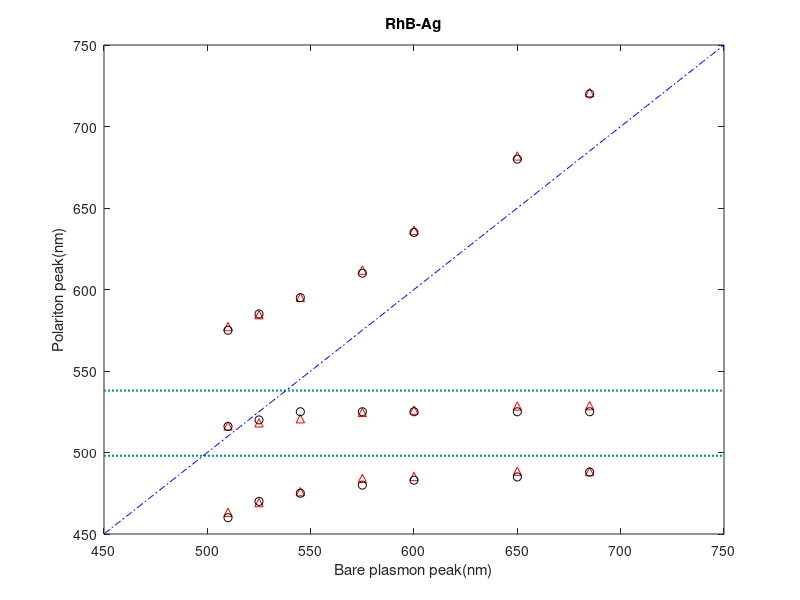

Write the MATLAB code that produced this figure.
% 【自动调整简并耦合参数D 单染料-银膜耦合】

clear; clc;

I=eye(3);
darkGreen = [4 157 107]/255; lw = 1.5;

He=1239.841;	% 波长和能量换算常数 （nm->eV, E=hc/lamda）
L=[498 538];	% 纯染料峰波长 [左 右]
E=He./L;

fid=fopen('Exp3.txt','r');       % 从文件读取实验数据
Exp=fscanf(fid,'%f',[4,inf]);
Exp=Exp';
N=length(Exp(:,1));

DS=0.2.*ones(N);

p=0.0001;       % 拟合调整步长
d=1;            % 拟合调整方向

CalS=zeros(N,3);
for EI=1:N
    S=He/Exp(EI,1);
    D=DS(EI);
    disp(['>>开始组',num2str(EI)]);
    ErrLast=10000;  % 上次迭代误差，这里随意给个大数
    gts2=0;         % 连续顺行次数标：连续顺行2次才说明未打转
    spin=0;         % 拟合值打转次数标：调头一次+1，顺行一次归0，不小于2说明拟合程序达到底点
    DO=1;
    while DO==1
        A=[
            S  , D  , D  ;
            D  ,E(1), 0  ;
            D  , 0  ,E(2);
          ];
        Cal=He ./ sort(eig(A),'descend');
        ErrCurr = (Cal(1)-Exp(EI,2))^2+(Cal(2)-Exp(EI,3))^2+(Cal(3)-Exp(EI,4))^2;
        disp(['Err ',num2str(ErrCurr)]);

        if ErrCurr<ErrLast
            % 顺行
            disp('->')
            disp(gts2);
            if gts2>=2
                gts2=0;
                spin=0;
                spinBig=0;
            else
                gts2=gts2+1;
            end
        else
            % 调头
            disp('O')
            gts2=0;
            spin=spin+1;
            d=-d;
        end
        if spin<4
            D=D+(d*p);
        else
            DO=0;
        end
        ErrLast=ErrCurr;
    end
    disp(['!组',num2str(EI),'调整完成：D=',num2str(D)]);
    DS(EI)=D;
    CalS(EI,:) = Cal;
end

disp('NSF    D');
for i=1:N
    disp([num2str(Exp(i,1)),' ',num2str(DS(i,1))]);
end

% 作图
figure
Range=[450,750];
Lp=Range(1):1:Range(2);
axis([Range(1) Range(2), Range(1) Range(2)]);
for i=1:2
    plot(Range,[L(i),L(i)], ':','color',darkGreen,'linewidth',lw);  hold on
end
plot(Lp,Lp, 'b-. ');    hold on;

% 实验数据
for i=1:3
    plot(Exp(:,1),CalS(:,i),'r^ '); hold on;
    plot(Exp(:,1),Exp(:,i+1),'ko '); hold on;
end

title('RhB-Ag')
xlabel('Bare plasmon peak(nm)');
ylabel('Polariton peak(nm)');




